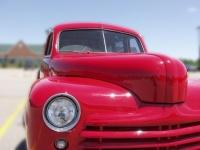
#> input picture 101_ObjectCategories/BACKGROUND_Google/image_0107.jpg, 200 x 150 px; its folder holds only this picture in this run
$ python final.py
#> lines starting #> are read from the running program, lines starting #| are printed output that depends on the picture
import os
import cv2
import numpy as np
import random
import matplotlib
from sklearn.cluster import KMeans, MiniBatchKMeans
from sklearn import svm
from sklearn.metrics import accuracy_score
from sklearn.decomposition import PCA

class Visual_BOW():
    def __init__(self, k=20, dictionary_size=50):
        self.k = k  # number of SIFT features to extract from every image
        self.dictionary_size = dictionary_size  # size of your "visual dictionary" (k in k-means)
        self.n_tests = 10  # how many times to re-run the same algorithm (to obtain average accuracy)

    def extract_sift_features(self):
        '''
        To Do:
            - load/read the Caltech-101 dataset
            - go through all the images and extract "k" SIFT features from every image
            - divide the data into training/testing (70% of images should go to the training set, 30% to testing)
        Useful:
            k: number of SIFT features to extract from every image
        Output:
            train_features: list/array of size n_images_train x k x feature_dim
            train_labels: list/array of size n_images_train
            test_features: list/array of size n_images_test x k x feature_dim
            test_labels: list/array of size n_images_test
        '''
        train_features = []
        train_labels = []
        test_features = []
        test_labels = []
        for filename in os.listdir('101_ObjectCategories/'):
            tmpTrain = []
            tmpTest = []
            for file in os.listdir('101_ObjectCategories/'+filename+'/'):
                #70/30 split for files in directory, ADD check for nonetype?
                image = cv2.imread('101_ObjectCategories/'+filename+'/'+file)
#> image is the input picture: shape (150, 200, 3); mean B, G, R 125.4, 104.3, 164.9
                gray = cv2.cvtColor(image, cv2.COLOR_BGR2GRAY)
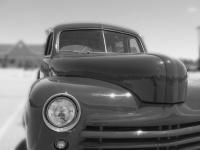
#> gray: shape (150, 200); min 9, max 241, mean 124.8
                sift = cv2.xfeatures2d.SIFT_create(nfeatures = self.k)
                kp, des = sift.detectAndCompute(gray, None)
#> kp = 20 keypoints; strongest (x, y, size): (139, 132, 3.4), (128, 94, 3.5), (112, 95, 3.8), (38, 77, 2.1)
                if(len(kp) == 20):
                    if(random.random()>=.3):
                        tmpTrain.append(des)
                        train_labels.append(filename)
                    else:
                        tmpTest.append(des)
                        test_labels.append(filename)
            train_features.append(tmpTrain)
            test_features.append(tmpTest)
        print('SIFT DEBUG- TF Length:', np.shape(train_features), 'TL Length:', len(train_labels), 'TestF Length:', np.shape(test_features), 'TestL Length:', len(test_labels))
        return train_features, train_labels, test_features, test_labels

    def create_dictionary(self, features):
        '''
        To Do:
            - go through the list of features
            - flatten it to be of size (n_images x k) x feature_dim (from 3D to 2D)
            - use k-means algorithm to group features into "dictionary_size" groups
        Useful:
            dictionary_size: size of your "visual dictionary" (k in k-means)
        Input:
            features: list/array of size n_images x k x feature_dim
        Output:
            kmeans: trained k-means object (algorithm trained on the flattened feature list)
        '''
        flatlist = []
        for i in features:
            for j in i:
                for k in j:
                    flatlist.append(k)
#> (the run stopped early here; a loop or call above may not have finished)

$ run again, on 101_ObjectCategories/Faces/image_0006.jpg
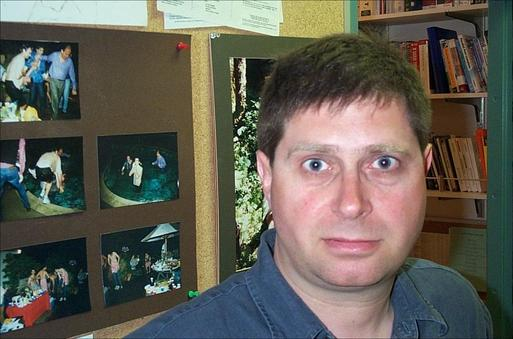
#> input picture 101_ObjectCategories/Faces/image_0006.jpg, 513 x 339 px
#> in extract_sift_features, image is the input picture: shape (339, 513, 3); mean B, G, R 85.3, 95.4, 98.6
#> in extract_sift_features, `gray = cv2.cvtColor(image, cv2.COLOR_BGR2GRAY)`:
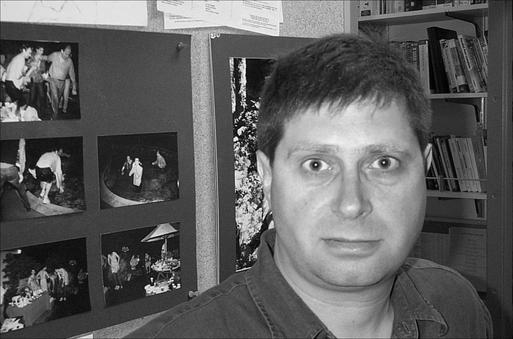
#> gray: shape (339, 513); min 0, max 254, mean 95.2
#> kp = 20 keypoints; strongest (x, y, size): (19, 251, 2.5), (236, 139, 2.8), (239, 132, 3.4), (234, 109, 2.4)
